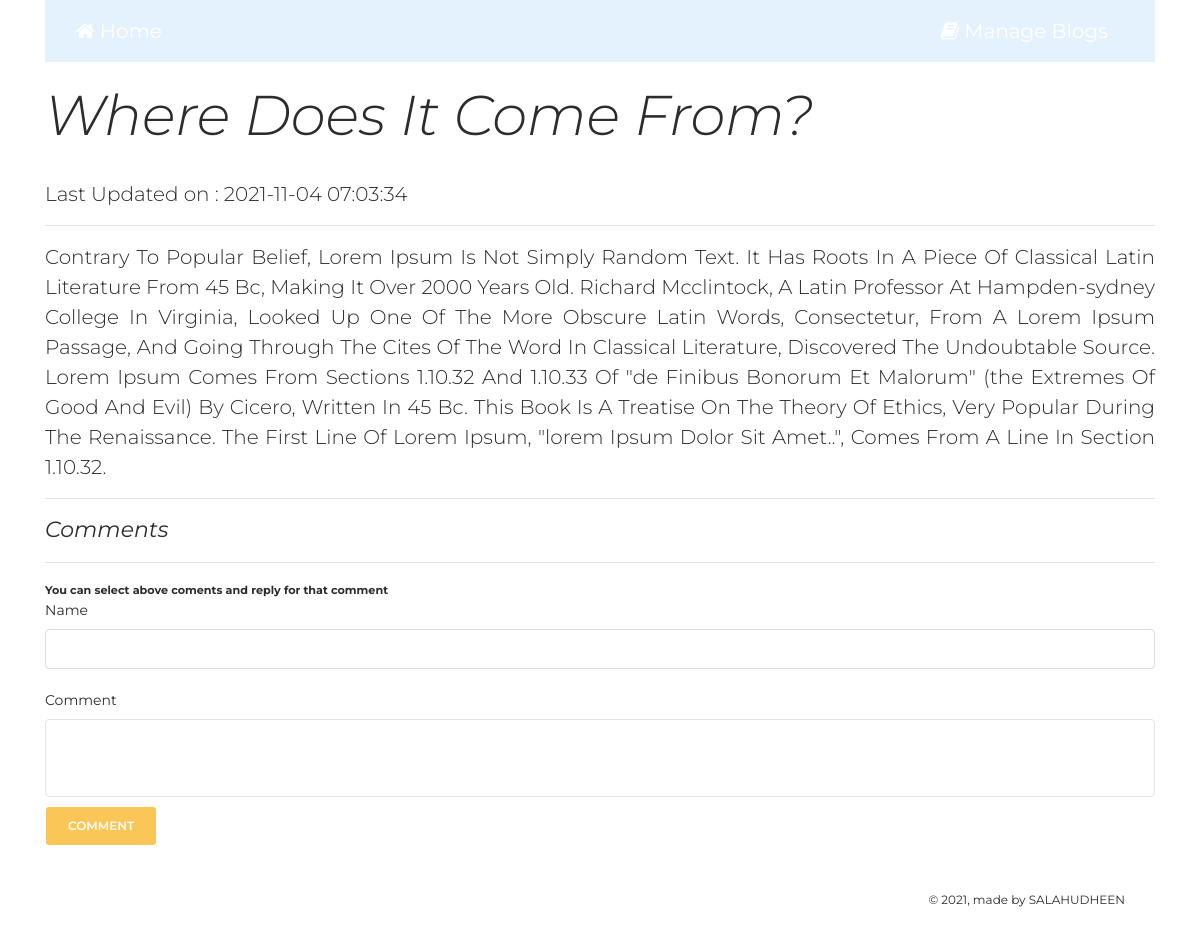
The app's page /single_blog/2 with its own data.
### tables this page shows
CREATE TABLE IF NOT EXISTS `tbl_blog_list` (
  `id` int(10) NOT NULL AUTO_INCREMENT,
  `blog_title` varchar(100) NOT NULL,
  `blog_desc` text,
  `created_date` datetime DEFAULT NULL,
  `updated_date` datetime DEFAULT NULL,
  PRIMARY KEY (`id`)
);

### application/controllers/Blog.php (called while the page is built, shortened)
<?php
class Blog extends CI_Controller {
	public function __construct()
    {
        $this->load->model('Blog_model', 'Blog_model');
    }
	public function single($id)
	{
		$data['single_blog'] = $this->Blog_model->getSingleBlog($id);
		$commentcount = $this->Blog_model->getCommentCount($id);
		$cmt_count = $commentcount[0]->asd;
		if($cmt_count > 0)
			$data['comments'] =  $this->show_comment_tree($id);
		else
			$data['comments'] =  NULL;
		$data['page_title'] = 'Single Blog';
		$this->load->view('header',$data);
		$this->load->view('single_blog',$data);
		$this->load->view('footer');
	}
}

### index.php (called while the page is built, shortened)
<?php
require_once BASEPATH.'core/CodeIgniter.php';

### application/models/Blog_model.php (called while the page is built, shortened)
<?php if(!defined('BASEPATH')) exit('No direct script access allowed');
class Blog_model extends CI_Model
{
    function getSingleBlog($id)
    {
        $this->db->select('*');
        $this->db->from('tbl_blog_list');
        $this->db->where('id', $id);
        $query = $this->db->get();
        return $query->result();
    }
    function getCommentCount($id)
    {
        $this->db->select('count(*) as asd');
        $this->db->from('tbl_comments');
        $this->db->where('blog_id', $id);
        $query = $this->db->get();
        return $query->result();
    }
}

### application/views/single_blog.php (the view, shortened to what this page needs)
<div class="panel panel-default">
	<div class="panel-heading"><h1 class="display-4 font-italic"><?php echo $single_blog[0]->blog_title;?></h1></div>
	<div class="panel-body text-justify">
		<p class="lead my-3">Last Updated on : <?php echo (isset($single_blog[0]->updated_date) ? $single_blog[0]->updated_date : $single_blog[0]->created_date);?></p>
		<hr>
		<p class="lead my-3"><?php echo $single_blog[0]->blog_desc;?></p>
	</div>
</div>
<hr>

### records on screen
tbl_blog_list: blog_title "Where Does It Come From?", updated_date "2021-11-04 07:03:34", blog_desc "Contrary To Popular Belief, Lorem Ipsum Is Not Simply Random Text. It Has Roots In A Piece Of Classical Latin Literature From 45 Bc, Making It Over 2000 Years Old. Richard Mcclintock, A Latin Professor At Hampden-sydney College In Virginia, Looked Up One Of The More Obscure Latin Words, Consectetur, From A Lorem Ipsum Passage, And Going Through The Cites Of The Word In Classical Literature, Discovered The Undoubtable Source. Lorem Ipsum Comes From Sections 1.10.32 And 1.10.33 Of \"de Finibus Bonorum Et Malorum\" (the Extremes Of Good And Evil) By Cicero, Written In 45 Bc. This Book Is A Treatise On The Theory Of Ethics, Very Popular During The Renaissance. The First Line Of Lorem Ipsum,…"
